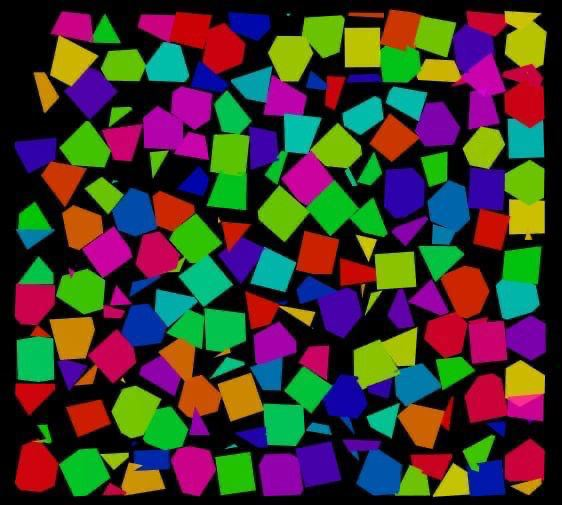
#> input picture cv/find_grains_vertices/grains.jpg, 562 x 505 px, found by its file name
$ jupyter execute find_grain_contours.ipynb
#> lines starting #> are read from the running program, lines starting #| are printed output that depends on the picture; after the words box and inside, x2 and y2 are one past the last pixel; in counts of white or black regions, pixels touching at a corner belong together
[cell 1]
import cv2 as cv
import numpy as np
from shapely.geometry import Polygon

[cell 2]
img = cv.imread("C:/files_for_jupiter/grains.jpg")
#> img is the input picture: shape (505, 562, 3); mean B, G, R 50.3, 58.1, 67.6
for increment in np.arange(0, 160, 5):

    hsv_min = np.array((0 + increment, 140, 100), np.uint8)
    hsv_max = np.array((20 + increment, 255, 200), np.uint8)

    img_new = cv.imread("C:/files_for_jupiter/grains.jpg")
    hsv = cv.cvtColor(img_new, cv.COLOR_BGR2HSV) # меняем цветовую модель с BGR на HSV
#> hsv: shape (505, 562, 3); mean H, S, V 84, 216.6, 111.8
    hsv = cv.GaussianBlur(hsv, (7,7), 0)
#> hsv: shape (505, 562, 3); mean H, S, V 84, 216.6, 111.8
    thresh = cv.inRange( hsv, hsv_min, hsv_max) # применяем цветовой фильтр
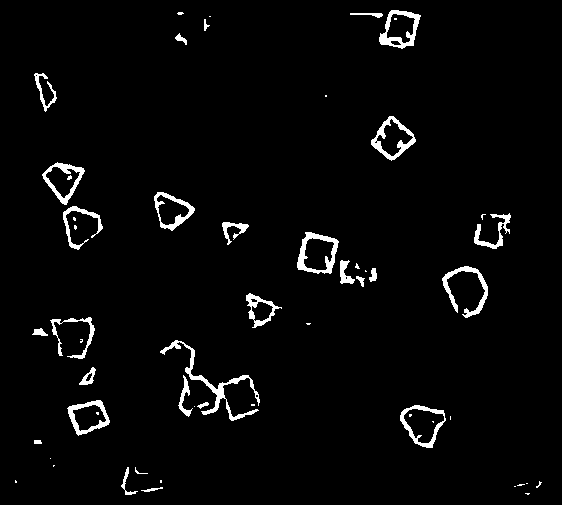
#> thresh: shape (505, 562); 3% white; 56 white regions (27 under 20 px)

    hsv = cv.GaussianBlur(hsv, (7,7), 0)
#> hsv: shape (505, 562, 3); mean H, S, V 84, 216.6, 111.8
    # ищем контуры и складируем их в переменную contours
    contours, hierarchy = cv.findContours( thresh, cv.RETR_TREE, cv.CHAIN_APPROX_SIMPLE)
#> contours = 71 contours, 34 with area under 20; largest, box (x1, y1, x2, y2) and area: (297, 232, 339, 274) 1260, (400, 405, 446, 448) 1257, (371, 116, 416, 161) 1126, (379, 10, 421, 49) 1086, (42, 162, 85, 205) 1005
    cntrs = []
    for contour in contours:
        if np.shape(contour)[0] > 2:
            if Polygon(contour.reshape(np.shape(contour)[0], 2)).area > 500:
                cntrs.append(contour)
#> this loop made 71 passes
#> contour on passes 3, 5, 7, 8, 11, 12, 14, 15, 18, 20, 32, 38: [[514, 486], [515, 486]], [[526, 483], [527, 483]], [[160, 480], [160, 482], [161, 482], [161, 480]], [[15, 480], [15, 482], [16, 482], [16, 481]], [[53, 465], [53, 466], [54, 465]], [[50, 458]], [[450, 416], [450, 419]], [[194, 406]], [[432, 421], [433, 422], [433, 421]], [[251, 404], [251, 405], [254, 405], [254, 404]], [[306, 323], [307, 324], [309, 324], [310, 323]], [[365, 270], [365, 271], [366, 271]]
#> after the loop, cntrs = 16 contours; largest, box (x1, y1, x2, y2) and area: (297, 232, 339, 274) 1260, (400, 405, 446, 448) 1257, (371, 116, 416, 161) 1126, (379, 10, 421, 49) 1086, (42, 162, 85, 205) 1005
    if len(cntrs) == 0:
        continue
    cv.drawContours(img, cntrs, -1, (255,0,0), 1, cv.LINE_AA)
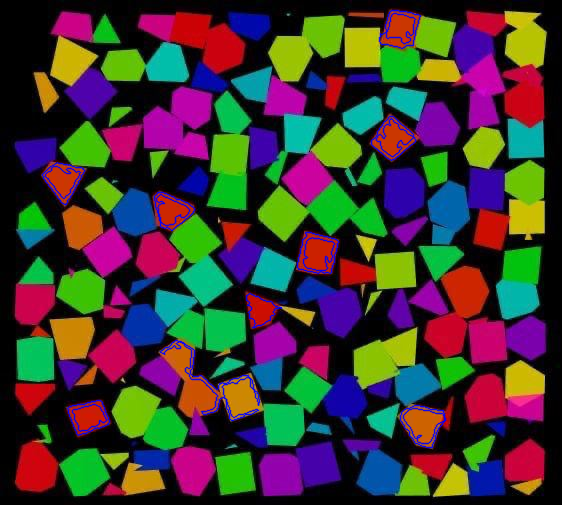
#> img: shape (505, 562, 3); 2.19% of pixels changed, all inside (x1, y1, x2, y2) = (41, 9, 447, 449)
    cv.imshow('contours', img) # выводим итоговое изображение в окно
    cv.waitKey()
cv.imshow('contours', img)
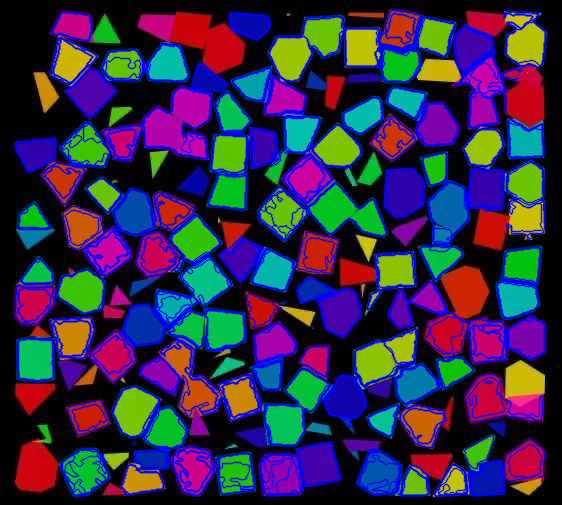
#> window 'contours': shape (505, 562, 3); mean B, G, R 75.8, 45.7, 53.9

cv.destroyAllWindows()

[cell 3]
# img_new = cv.imread("C:/files_for_jupiter/grains.jpg")
img_new = cv.imread("C:/files_for_jupiter/grains2.jpg")
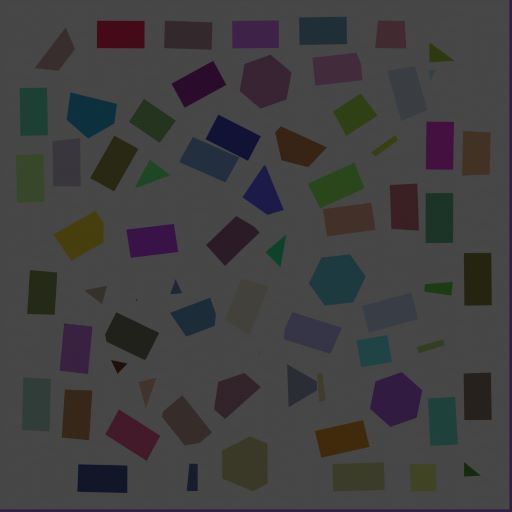
#> input picture cv/find_grains_vertices/grains2.jpg, 512 x 512 px, found by its file name
#> img_new is the input picture: shape (512, 512, 3); mean B, G, R 63.4, 62.7, 63.8
img_new = cv.GaussianBlur(img_new, (3, 3), 0)
edges = cv.Canny(img_new, 10, 70, L2gradient=True)
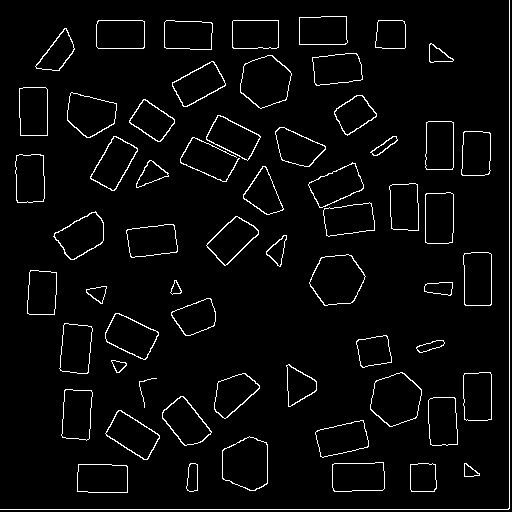
#> edges: shape (512, 512); 3.6% white in thin lines or dots
cv.imshow('edges', edges)
contours, hierarchy = cv.findContours( edges, cv.RETR_TREE, cv.CHAIN_APPROX_SIMPLE)
new_cnts = []
old = []

for cnt in contours:
    condition = False
    if len(cnt) == len(old):
        for new_cnt, old_cnt in zip(cnt[0][0], old[0][0]):
            if new_cnt != old_cnt:
                break
        condition = True
        print(True)
    if condition:
        continue
    new_cnts.append(cnt)
# [5 lines of commented-out code are left out]
    old = cnt
len(new_cnts), len(contours)

# [7 lines of commented-out code are left out]
cv.drawContours(img_new, new_cnts, -1, (255,0,0), 1, cv.LINE_AA)
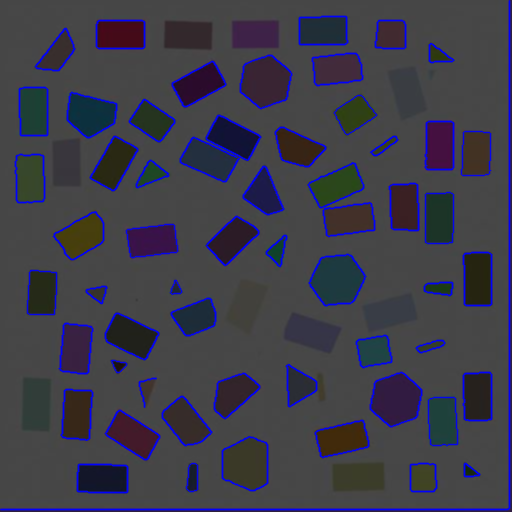
#> img_new: shape (512, 512, 3); mean B, G, R 73.9, 59.8, 60.8
#cv.imshow('contours', edges)
cv.imshow('img', img_new)
cv.waitKey()
cv.destroyAllWindows()

[cell 4]
# img_neww = cv.imread("C:/files_for_jupiter/grains.jpg")
img_neww = cv.imread("C:/files_for_jupiter/grains2.jpg")
strating_color = [0,0,100]
for eps in np.linspace(0.001, 0.05, 10):
    img = img_neww.copy()
    print(eps)
    for cnt_arr in contours:
        epsilon = eps*cv.arcLength(cnt_arr, True)
        approx = cv.approxPolyDP(cnt_arr, epsilon, True)
        cv.drawContours(img, [approx], -1, (255,0,0), 1, cv.LINE_AA)
        for cn in approx:
            img[cn[0][1] - 2:cn[0][1] + 2, cn[0][0]-2:cn[0][0]+2] = strating_color
        strating_color = ((strating_color[0] + 15) % 255, (strating_color[1] + 5) % 255, (strating_color[2] + 10) % 255)
    cv.imshow('colored img', img)
    cv.waitKey()
    cv.destroyAllWindows()
#> this loop made 10 passes
#> pass 1, `cv.imshow('colored img', img)`:
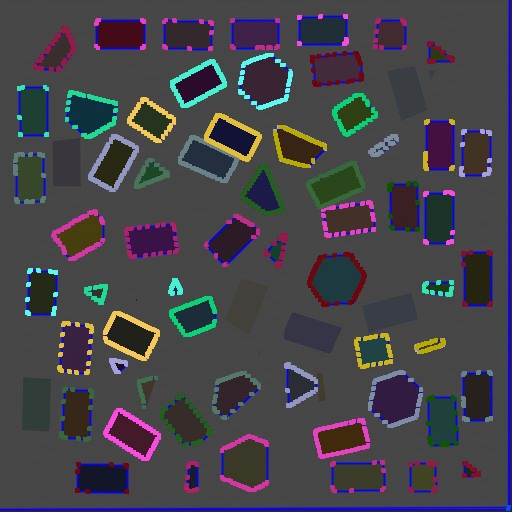
#> window 'colored img': shape (512, 512, 3); mean B, G, R 73.9, 67.3, 69.3
#> pass 2, `cv.imshow('colored img', img)`:
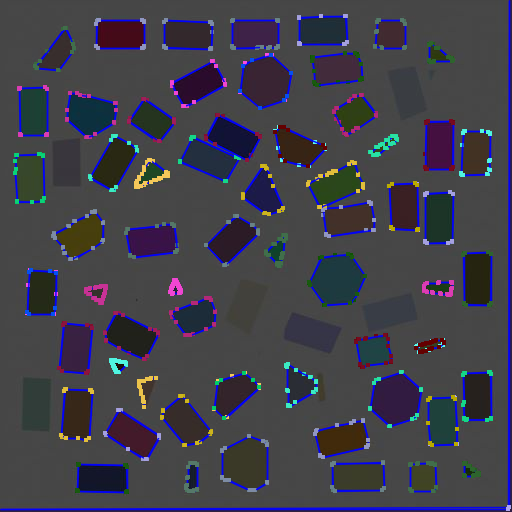
#> window 'colored img': shape (512, 512, 3); mean B, G, R 74.7, 62.7, 63.6
#> after the loop:
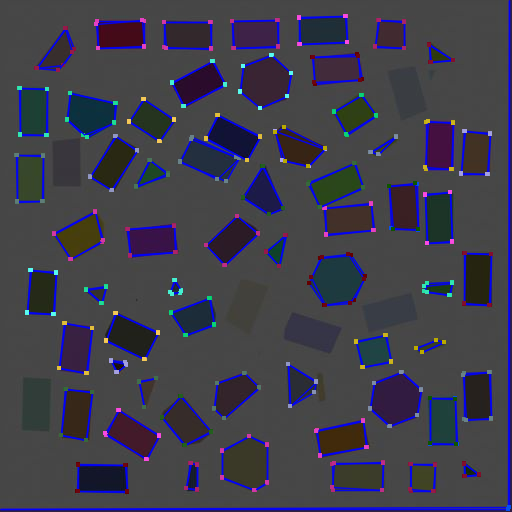
#> img: shape (512, 512, 3); mean B, G, R 75.8, 60.9, 62.2
